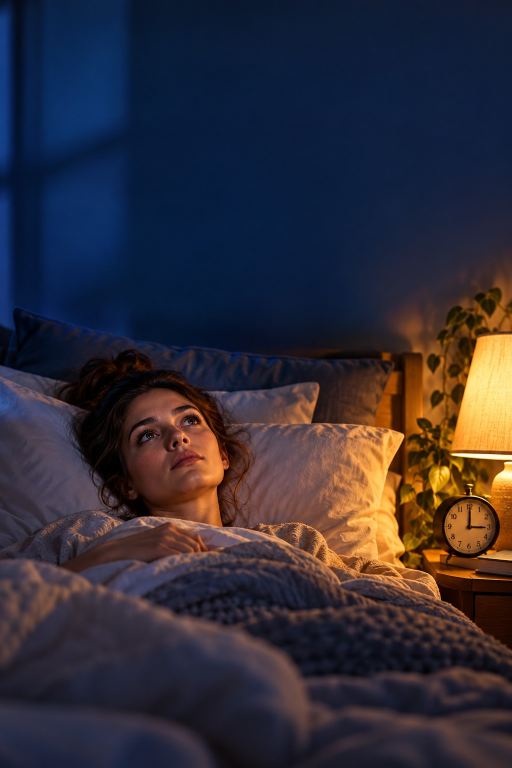
#> input picture kits_idea_pins/photos/fond-101.jpg, 1024 x 1536 px (shown at 1/2 size)
$ python generer_kits_idea_pins.py
#> lines starting #> are read from the running program, lines starting #| are printed output that depends on the picture; after the words box and inside, x2 and y2 are one past the last pixel; in counts of white or black regions, pixels touching at a corner belong together
"""Génère les kits Idea Pins (slides 1080x1920 + texte.txt) à publier à la main.

Même visuel que les kits du 29/09 : fond crème, étiquette, titre, photo arrondie sous le texte
(jamais de texte sur la photo), une photo différente par slide, slide récap sans photo.
Les photos des kits sont rangées dans kits_idea_pins/photos/ (hors de fonds/) pour que le pipeline
ne les réutilise jamais dans un pin automatique.
Usage : python3 outils/generer_kits_idea_pins.py  (régénère les kits définis dans KITS)
"""
import json, os, re
from PIL import Image, ImageDraw, ImageFont

BASE = os.path.dirname(os.path.dirname(os.path.abspath(__file__)))
os.chdir(BASE)

L, H, M = 1080, 1920, 80
CREME, ENCRE, CARTE, OMBRE, GRIS = (247, 243, 236), (31, 41, 64), (255, 255, 255), (228, 221, 209), (110, 116, 132)
SOUS = (72, 80, 100)
MARQUE = "Clarté Mentale | Stress & Énergie"
ACCENTS = {"sommeil": (72, 88, 158), "systemenerveux": (74, 132, 112), "procrastination": (214, 106, 84),
           "somatisation": (48, 128, 140)}
LIBELLES = {"sommeil": "Sommeil", "systemenerveux": "Système nerveux", "procrastination": "Procrastination",
            "somatisation": "Signaux du corps"}
LIEN = "https://lp.contactapaisement-mental.fr/tonguide?utm_source=pinterest&utm_medium=organic&utm_campaign=idea-pins"

KITS = [
    {
        "dossier": "4-corps-tendu-au-coucher", "theme": "sommeil", "lien": True,
        "tableau": "Sommeil : mieux dormir & routine du soir",
        "titre": "Corps tendu au coucher : 5 gestes doux pour t'endormir plus détendu(e)",
        "couverture": ("5 gestes doux pour un corps détendu au coucher", "À faire directement au lit", "fond-101.jpg"),
        "etapes": [
            ("Relâcher la mâchoire", "Desserre les dents et laisse la langue se poser contre le palais. Une mâchoire détendue envoie un signal de calme au cerveau.", "fond-27.jpg"),
            ("Laisser tomber les épaules", "Monte les épaules vers les oreilles en inspirant, puis relâche-les d'un coup en expirant. Trois fois.", "fond-204.jpg"),
            ("Allonger l'expiration", "Inspire sur 4 temps, expire sur 6 à 8 temps. L'expiration longue aide le système nerveux à redescendre.", "fond-193.jpg"),
            ("Une main sur le ventre", "Sens-le monter et descendre sans rien forcer. L'attention quitte les pensées et revient au corps.", "fond-202.jpg"),
            ("Le scan des pieds à la tête", "Passe chaque zone en revue et relâche-la en expirant. Si une pensée revient, passe simplement à la zone suivante.", "fond-158.jpg"),
        ],
        "recap": ("Un corps détendu au coucher", "Enregistre cette épingle pour ce soir, au moment d'éteindre la lumière."),
        "description": "Le corps est fatigué mais reste tendu au coucher ? Mâchoire serrée, épaules hautes, souffle court : le système nerveux reste en alerte. 5 gestes doux à faire au lit : relâcher la mâchoire, laisser tomber les épaules, allonger l'expiration, une main sur le ventre, un scan du corps. Si c'est surtout ta tête qui t'empêche de dormir, le guide gratuit propose une routine anti-rumination au lit.",
        "hashtags": "#sommeil #endormissement #routinedusoir #systemenerveux #detente #stress #insomnie #relaxation",
        "alt": "Infographie en 7 slides : 5 gestes doux à faire au lit pour détendre le corps avant de dormir — relâcher la mâchoire, laisser tomber les épaules, allonger l'expiration, main sur le ventre, scan du corps.",
    },
    {
        "dossier": "5-tensions-de-stress-5-minutes", "theme": "somatisation", "lien": True,
        "tableau": "Stress et corps : tensions, douleurs & signaux",
        "titre": "Mâchoire, épaules, ventre : 5 tensions de stress à relâcher en 5 minutes",
        "couverture": ("5 tensions de stress à relâcher en 5 minutes", "Mâchoire, épaules, nuque, ventre, mains", "fond-194.jpg"),
        "etapes": [
            ("La mâchoire serrée", "Ouvre légèrement la bouche et masse les joues en petits cercles pendant 30 secondes. On serre souvent sans s'en rendre compte.", "fond-nerfvague.jpg"),
            ("Les épaules remontées", "Laisse-les redescendre loin des oreilles, puis fais 5 grands cercles lents vers l'arrière.", "fond-48.jpg"),
            ("La nuque raide", "Incline doucement la tête vers une épaule, respire trois fois, puis change de côté. Sans à-coups.", "fond-60.jpg"),
            ("Le ventre noué", "Une main sur le ventre : gonfle-le en inspirant, relâche-le en expirant. Cinq respirations lentes.", "fond-66.jpg"),
            ("Les mains crispées", "Serre fort les poings pendant 5 secondes, puis ouvre grand les doigts. Sens la différence.", "fond-163.jpg"),
        ],
        "recap": ("5 tensions à relâcher", "Garde-la sous la main pour la prochaine fois que le stress monte."),
        "description": "Le stress s'installe dans la mâchoire, les épaules, la nuque, le ventre et les mains, souvent sans que tu t'en rendes compte. Ces 5 gestes relâchent chaque zone en moins de 5 minutes, au bureau comme à la maison, sans matériel. À faire dès que la pression monte. Si ces tensions te suivent jusqu'au lit, le guide gratuit propose une routine du soir pour calmer le mental avant de dormir.",
        "hashtags": "#somatisation #tensions #stress #systemenerveux #relaxation #corpsetesprit #gestiondustress #bienetre",
        "alt": "Infographie en 7 slides : 5 tensions de stress à relâcher en 5 minutes — mâchoire, épaules, nuque, ventre et mains, avec un geste simple pour chacune.",
    },
    {
        "dossier": "6-dormir-apres-une-dispute", "theme": "sommeil", "lien": True,
        "tableau": "Sommeil : mieux dormir & routine du soir",
        "titre": "Dormir après une dispute : 5 gestes quand ta tête rejoue la scène",
        "couverture": ("Dormir après une dispute", "5 gestes quand ta tête rejoue la scène", "fond-81.jpg"),
        "etapes": [
            ("Écrire ce que tu ressens", "Trois phrases sur papier, sans te relire. Ce qui est écrit n'a plus besoin de tourner en boucle.", "fond-79.jpg"),
            ("Fixer un moment pour en reparler", "Décide quand tu reprendras la discussion demain. Le cerveau lâche plus facilement ce qui a une suite prévue.", "fond-108.jpg"),
            ("Relâcher la mâchoire et les poings", "La colère se loge dans le corps : desserre les dents, ouvre les mains, laisse tomber les épaules.", "fond-174.jpg"),
            ("Expirer plus longtemps", "Inspire sur 4 temps, expire sur 6 à 8. Quelques cycles suffisent pour que le cœur ralentisse.", "fond-41.jpg"),
            ("Nommer la boucle", "Quand la scène revient, dis-toi simplement « je rejoue la dispute », puis reviens à ta respiration. Sans te juger.", "fond-26.jpg"),
        ],
        "recap": ("Dormir malgré une dispute", "Enregistre-la : elle servira le prochain soir où la tête refuse de lâcher."),
        "description": "Après une dispute, le corps se couche mais la tête rejoue la scène en boucle, cherche la bonne réplique et repousse le sommeil. Ces 5 gestes aident à poser la journée : écrire ce que tu ressens, fixer un moment pour en reparler, relâcher la mâchoire et les poings, allonger l'expiration et nommer la boucle quand elle revient. Le guide gratuit propose une routine anti-rumination à faire au lit.",
        "hashtags": "#sommeil #ruminations #insomnie #emotions #stress #routinedusoir #systemenerveux #bienetre",
        "alt": "Infographie en 7 slides : 5 gestes pour dormir après une dispute — écrire ce que l'on ressent, fixer un moment pour en reparler, relâcher mâchoire et poings, allonger l'expiration, nommer la boucle.",
    },
    {
        "dossier": "7-micro-pas-procrastination", "theme": "procrastination", "lien": False,
        "tableau": "Procrastination & fatigue mentale",
        "titre": "5 micro-pas pour lancer enfin la tâche que tu repousses",
        "couverture": ("5 micro-pas pour lancer la tâche que tu repousses", "Quand commencer paraît trop lourd", "fond-69.jpg"),
        "etapes": [
            ("Nommer la toute première action", "Pas « faire le dossier » mais « ouvrir le fichier ». Plus l'action est petite, plus elle se lance facilement.", "fond-32.jpg:0.75"),
            ("Un minuteur de 5 minutes", "Tu t'autorises à t'arrêter quand il sonne. Souvent, le plus dur est déjà fait.", "fond-37.jpg:0.62"),
            ("Éloigner le téléphone", "Dans une autre pièce ou en mode avion : chaque notification relance l'envie de fuir la tâche.", "fond-97.jpg"),
            ("Accepter un brouillon", "Vise « mal fait mais commencé » plutôt que parfait. On améliore plus facilement qu'on ne crée.", "fond-83.jpg"),
            ("Noter où tu t'arrêtes", "Une phrase pour la prochaine fois : reprendre devient beaucoup plus simple.", "fond-45.jpg:0.6"),
        ],
        "recap": ("5 micro-pas pour démarrer", "Choisis une tâche et teste le premier micro-pas maintenant."),
        "description": "Tu repousses la même tâche depuis des jours et rien que d'y penser te fatigue ? Le blocage vient rarement de la paresse : la tâche paraît trop grosse pour commencer. 5 micro-pas rendent le démarrage plus léger : nommer la première action, lancer un minuteur de 5 minutes, éloigner le téléphone, accepter un brouillon imparfait, noter où tu t'arrêtes. Le premier pas fait souvent le reste.",
        "hashtags": "#procrastination #motivation #passeralaction #organisation #productivite #focus #fatiguementale #bienetre",
        "alt": "Infographie en 7 slides : 5 micro-pas pour lancer une tâche repoussée — première action, minuteur de 5 minutes, téléphone éloigné, brouillon accepté, noter où l'on s'arrête.",
    },
]


def police(gras, taille):
    return ImageFont.truetype("Poppins-Bold.ttf" if gras else "Poppins-Regular.ttf", taille)


def couper(d, texte, pol, largeur):
    lignes, ligne = [], ""
    for mot in re.split(r"(?<!«)\s+(?![?!:;»])", texte.strip()):
        essai = (ligne + " " + mot).strip()
        if d.textlength(essai, font=pol) <= largeur:
            ligne = essai
        else:
            if ligne:
                lignes.append(ligne)
            ligne = mot
    if ligne:
        lignes.append(ligne)
    return lignes


CADRAGE = json.load(open("fonds_cadrage.json", encoding="utf-8")) if os.path.exists("fonds_cadrage.json") else {}


def recadrer(nom, w, h):
    # « fond-32.jpg:0.75 » : centre vertical choisi à la main (0 = haut, 1 = bas).
    nom, _, cy_force = nom.partition(":")
    img = Image.open(os.path.join("kits_idea_pins", "photos", nom)).convert("RGB")
    r = max(w / img.width, h / img.height)
    img = img.resize((round(img.width * r), round(img.height * r)), Image.LANCZOS)
    cx, cy = 0.5, 0.45
    if nom in CADRAGE:
        cx = CADRAGE[nom].get("x", cx)
        cy = CADRAGE[nom].get("tete", [cx, cy])[1]
    if cy_force:
        cy = float(cy_force)
    x = min(max(0, round(cx * img.width - w / 2)), img.width - w)
    y = min(max(0, round(cy * img.height - h / 2)), img.height - h)
    return img.crop((x, y, x + w, y + h))


def photo_arrondie(img, nom, y0, y1):
    ph = recadrer(nom, L - 2 * M, y1 - y0)
    masque = Image.new("L", ph.size, 0)
    ImageDraw.Draw(masque).rounded_rectangle([0, 0, ph.width - 1, ph.height - 1], radius=40, fill=255)
    img.paste(ph, (M, y0), masque)


def etiquette(d, texte, accent):
    pol = police(True, 30)
    w = d.textlength(texte, font=pol)
    clair = tuple(int(c + (255 - c) * 0.82) for c in accent)
    d.rounded_rectangle([M, 110, M + w + 50, 166], radius=28, fill=clair)
    d.text((M + 25, 120), texte, font=pol, fill=accent)


def pied(d):
    pol = police(False, 32)
    d.text(((L - d.textlength(MARQUE, font=pol)) / 2, H - 90), MARQUE, font=pol, fill=GRIS)


BAS_PHOTO = H - 160


def slide_couverture(kit, chemin):
    titre, sous, photo = kit["couverture"]
    accent = ACCENTS[kit["theme"]]
    img = Image.new("RGB", (L, H), CREME)
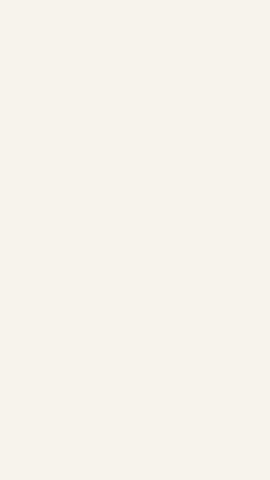
#> img: PIL image 1080x1920 RGB (shown at 1/4 size); mean R, G, B 247, 243, 236
    d = ImageDraw.Draw(img)
    etiquette(d, LIBELLES[kit["theme"]].upper(), accent)
    for taille in (92, 84, 76, 68):
        pol = police(True, taille)
        lignes = couper(d, titre, pol, L - 2 * M)
        if len(lignes) <= 3:
            break
#> this loop made 1 pass
#> lignes on pass 1: ['5 gestes doux pour', 'un corps détendu', 'au coucher']
    y = 220
    for l in lignes:
        d.text((M, y), l, font=pol, fill=ENCRE)
        y += int(taille * 1.22)
#> this loop made 3 passes
#> (l, y) on passes 1 to 3: ('5 gestes doux pour', 332), ('un corps détendu', 444), ('au coucher', 556)
#> after the loop, y = 556
    d.rounded_rectangle([M, y + 14, M + 140, y + 24], radius=5, fill=accent)
    y += 60
#> y = 616
    pol_s = police(False, 44)
    for l in couper(d, sous, pol_s, L - 2 * M):
        d.text((M, y), l, font=pol_s, fill=SOUS)
        y += 58
#> this loop made 1 pass
#> (l, y) on pass 1: ('À faire directement au lit', 674)
#> after the loop, y = 674
    haut_photo = y + 40
#> haut_photo = 714
    bas = H - 220
    photo_arrondie(img, photo, haut_photo, bas)
#> in recadrer, img is the input picture: PIL image 1024x1536 RGB; mean R, G, B 49.6, 44.9, 55.3
#> in photo_arrondie, `ImageDraw.Draw(masque).rounded_rectangle([0, 0, ph.width - 1, ph.heigh..`:
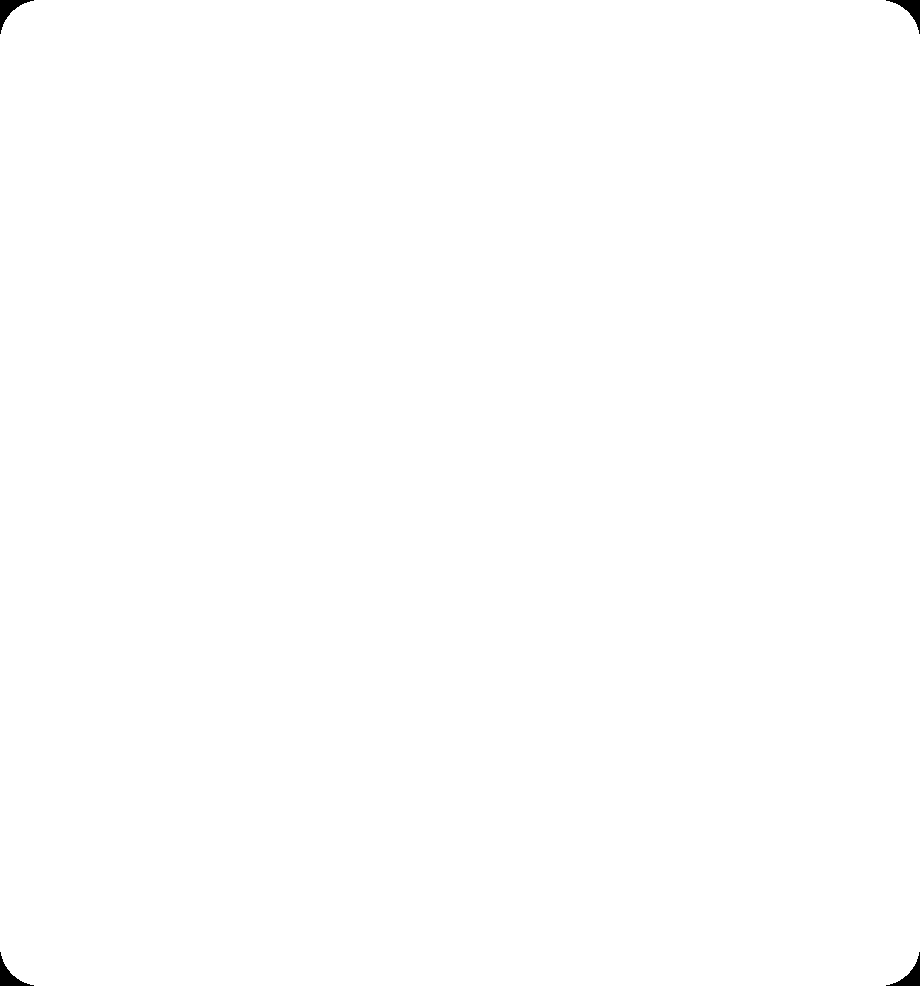
#> masque: PIL image 920x986 L; 99.8% white; 4 black regions, box (x1, y1, x2, y2) and area: (0, 0, 34, 34) 354, (886, 0, 920, 34) 354, (0, 952, 34, 986) 354, (886, 952, 920, 986) 354
    pol_f = police(True, 38)
    t = "Fais défiler"
    w = d.textlength(t, font=pol_f)
#> w = 205.1
    d.text((L - M - w - 70, H - 190), t, font=pol_f, fill=accent)
    d.line([(L - M - 50, H - 167), (L - M, H - 167)], fill=accent, width=5)
    d.polygon([(L - M, H - 167), (L - M - 16, H - 178), (L - M - 16, H - 156)], fill=accent)
    pied(d)
    img.save(chemin, "JPEG", quality=92, optimize=True)
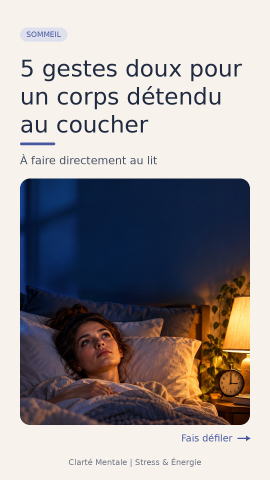
#> saved as slide-1.jpg: PIL image 1080x1920 RGB (shown at 1/4 size); mean R, G, B 158.5, 153.4, 153.6
    return y, haut_photo


def slide_etape(kit, i, etape, chemin):
#> called with i = 1
    titre, texte, photo = etape
#> titre = 'Relâcher la mâchoire'; photo = 'fond-27.jpg'
    accent = ACCENTS[kit["theme"]]
#> accent = (72, 88, 158)
    n = len(kit["etapes"])
#> n = 5
    img = Image.new("RGB", (L, H), CREME)
    d = ImageDraw.Draw(img)
    etiquette(d, f"ÉTAPE {i}/{n}", accent)
    d.ellipse([M, 280, M + 144, 424], fill=accent)
    pn = police(True, 76)
    d.text((M + 72 - d.textlength(str(i), font=pn) / 2, 300), str(i), font=pn, fill=(255, 255, 255))
    y = 480
    pt = police(True, 64)
    for l in couper(d, titre, pt, L - 2 * M):
        d.text((M, y), l, font=pt, fill=ENCRE)
        y += 78
#> this loop made 1 pass
#> (l, y) on pass 1: ('Relâcher la mâchoire', 558)
#> after the loop, y = 558
    y += 14
#> y = 572
    pc = police(False, 42)
    for l in couper(d, texte, pc, L - 2 * M):
        d.text((M, y), l, font=pc, fill=SOUS)
        y += 62
#> this loop made 4 passes
#> (l, y) on passes 2 to 4: ('poser contre le palais. Une mâchoire', 696), ('détendue envoie un signal de calme au', 758), ('cerveau.', 820)
#> after the loop, y = 820
    haut_photo = y + 50
#> haut_photo = 870
    photo_arrondie(img, photo, haut_photo, BAS_PHOTO)
#> call 2 of photo_arrondie, with nom = 'fond-27.jpg', y0 = 870, y1 = 1760
#> call 2 of recadrer, with nom = 'fond-27.jpg', w = 920, h = 890
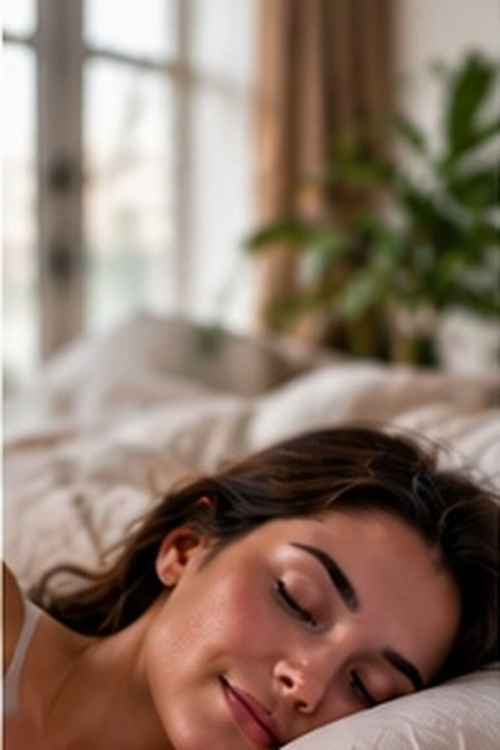
#> input picture kits_idea_pins/photos/fond-27.jpg, 1000 x 1500 px (shown at 1/2 size)
#> in recadrer, img is the input picture: PIL image 1000x1500 RGB; mean R, G, B 141.1, 120.3, 106.3
#> in recadrer (call 2), `return img.crop((x, y, x + w, y + h))`:
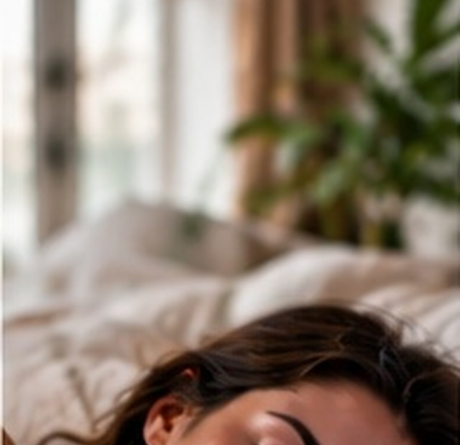
#> returned value: PIL image 920x890 RGB (shown at 1/2 size); mean R, G, B 141.9, 127.9, 113.3
#> in photo_arrondie (call 2), `ImageDraw.Draw(masque).rounded_rectangle([0, 0, ph.width - 1, ph.heigh..`:
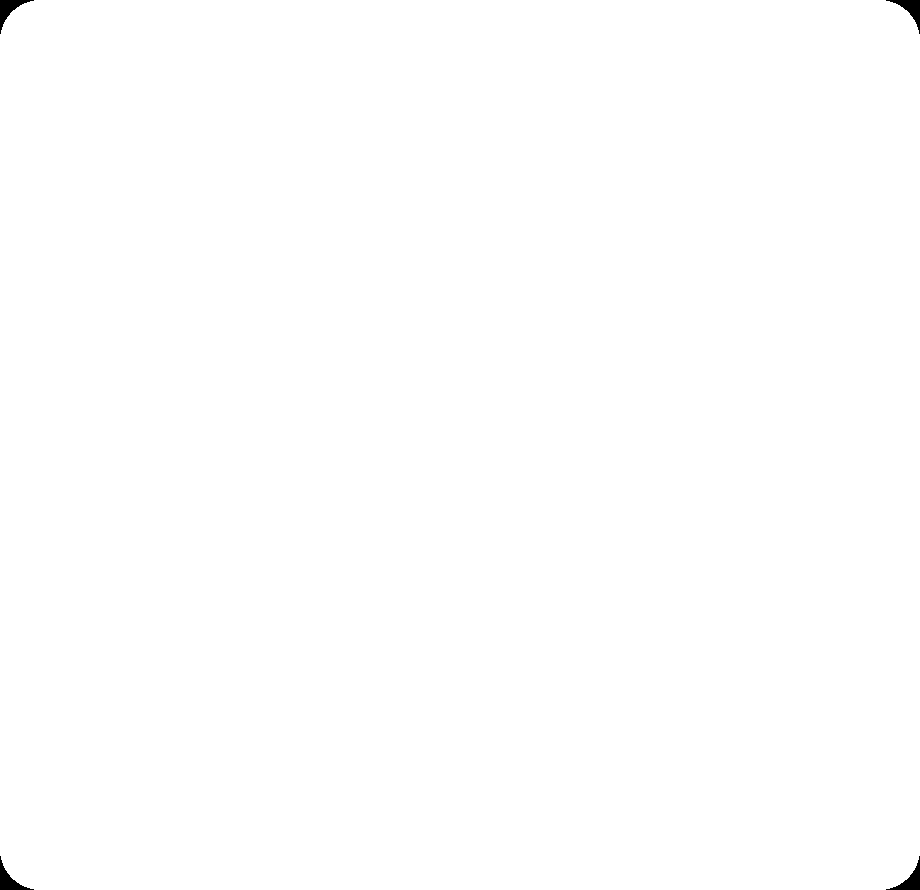
#> masque: PIL image 920x890 L; 99.8% white; 4 black regions, box (x1, y1, x2, y2) and area: (0, 0, 34, 34) 354, (886, 0, 920, 34) 354, (0, 856, 34, 890) 354, (886, 856, 920, 890) 354
    pied(d)
    img.save(chemin, "JPEG", quality=92, optimize=True)
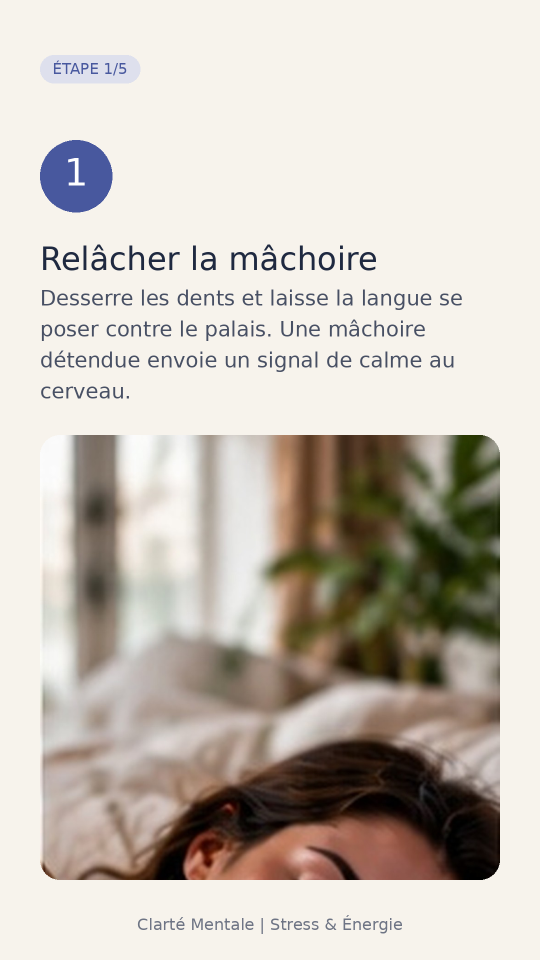
#> saved as slide-2.jpg: PIL image 1080x1920 RGB (shown at 1/2 size); mean R, G, B 201.1, 193.6, 184.7
    return y, haut_photo


# [64 lines left out: functions slide_recap, texte_kit, not called in this run]


def main():
    rapport = []
    for kit in KITS:
        dos = os.path.join("kits_idea_pins", kit["dossier"])
        os.makedirs(dos, exist_ok=True)
        zones = [slide_couverture(kit, os.path.join(dos, "slide-1.jpg"))]
        for i, e in enumerate(kit["etapes"], 1):
            zones.append(slide_etape(kit, i, e, os.path.join(dos, f"slide-{i + 1}.jpg")))
        n = len(kit["etapes"]) + 2
        fin_recap = slide_recap(kit, os.path.join(dos, f"slide-{n}.jpg"))
        with open(os.path.join(dos, "texte.txt"), "w", encoding="utf-8") as f:
            f.write(texte_kit(kit, n))
        rapport.append({"kit": kit["dossier"], "texte_bas_vs_photo_haut": [(a, b) for a, b in zones],
                        "photo_min_px": min(BAS_PHOTO - b for _, b in zones[1:]),
                        "recap_bas": fin_recap})
    print(json.dumps(rapport, ensure_ascii=False, indent=1))


if __name__ == "__main__":
#> (the run stopped early here; a loop or call above may not have finished)
